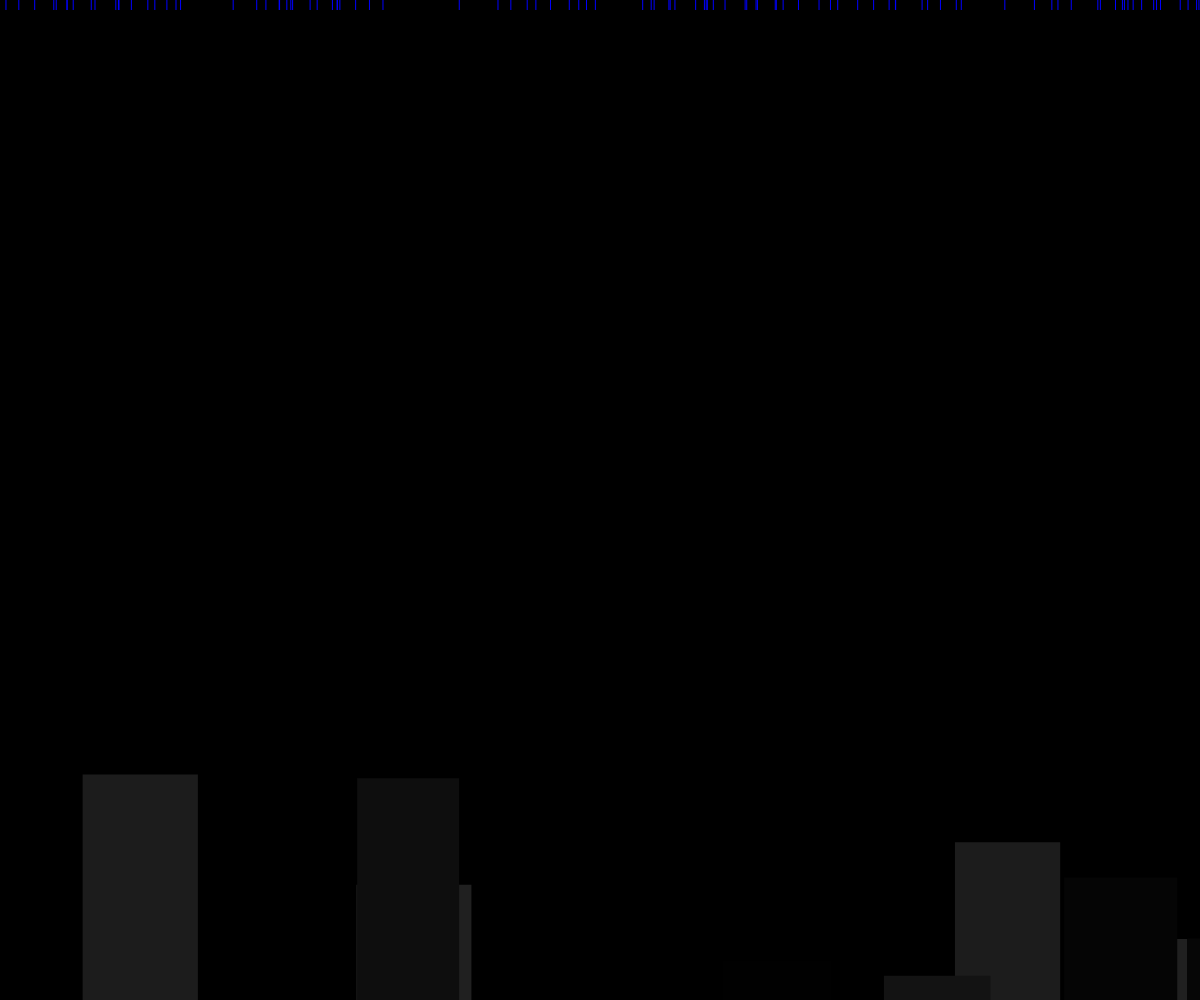
Frame 1 (no input)
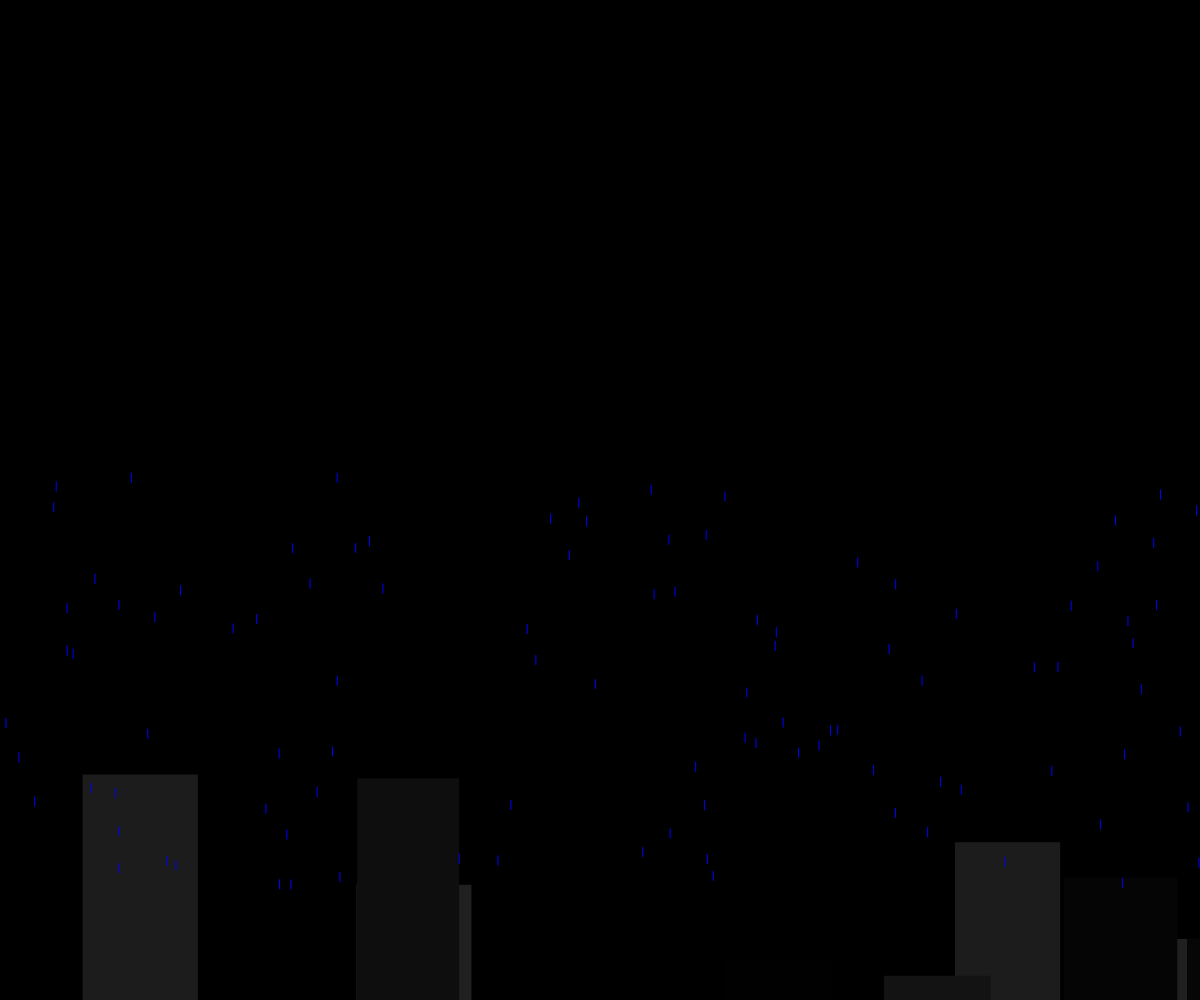
Frame 60 (no input)
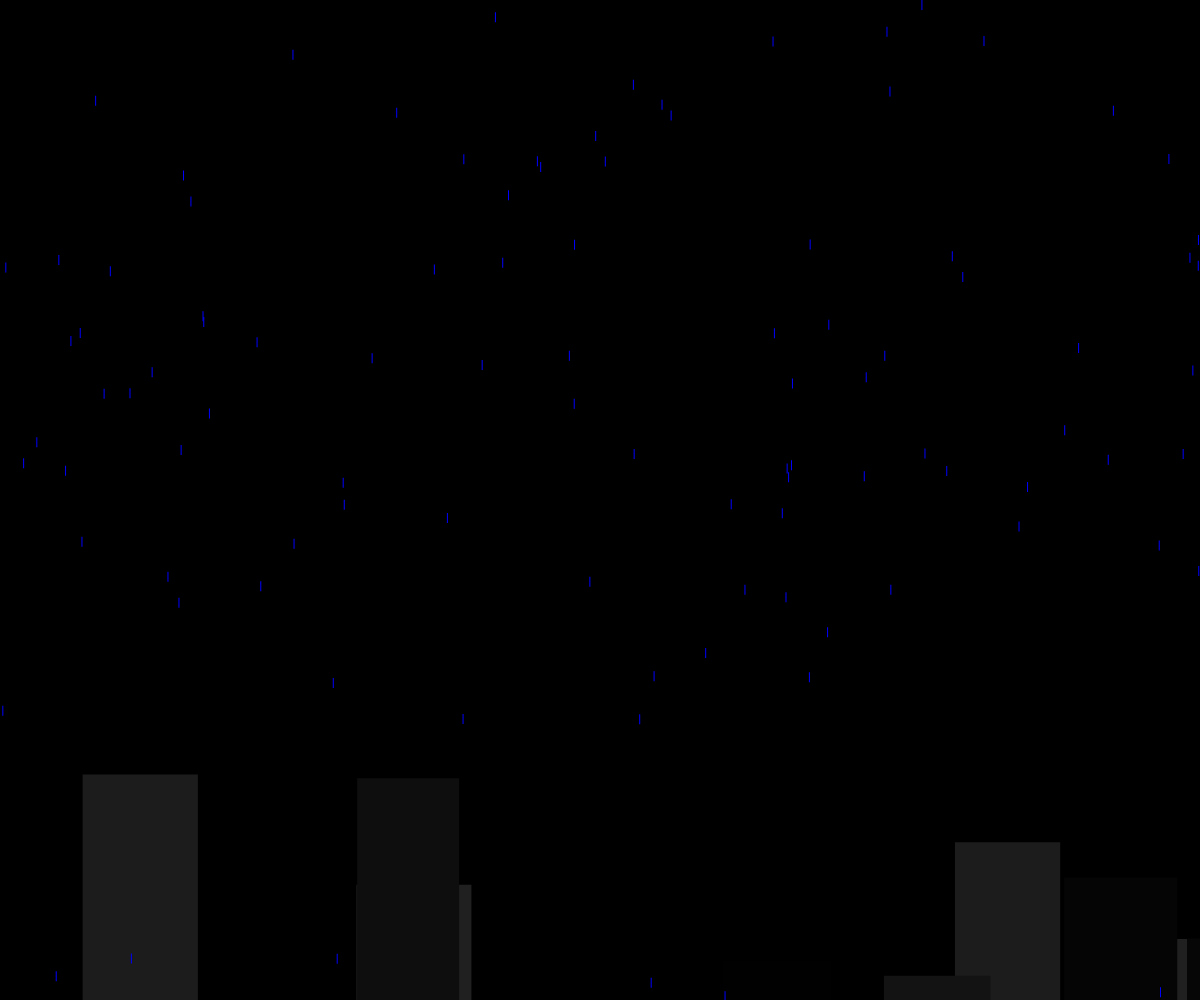
Frame 120 (the mouse pressed at the canvas centre since frame 60)

The p5.js sketch that drew these frames (run headless with seeded random() and noise() and a simulated clock; from frame 60 on, the mouse is pressed at the canvas centre):

// p5.js sketch
// ── sketch.js
let muchasgotas = [];
let edificios = [];
function setup() {
  createCanvas(windowWidth, windowHeight);
  for (i = 0; i < 100; i++) {
    //por cada for instancio un nuevo objeto gota de la clase gotas y lo almaceno en un array
    gota = new gotas(random(width), random(8, 15));
    muchasgotas[i] = gota;
    edificio = new city(
      random(100, width / 10),
      random(height / 3),
      random(40)
    );
    edificios[i] = edificio;
  }
}

function draw() {
  background(0); //120,0,100);
  fill(1000, 1000, 1000);
  noStroke();
  createCity();
  create();
}
function create() {
  for (i = 0; i < 100; i++) {
    muchasgotas[i].show();
    muchasgotas[i].move();
    muchasgotas[i].repeat();
  }
}
function createCity() {
  for (i = 0; i < 10; i++) {
    edificios[i].show();
  }
}

// ── city.js
class city {
  constructor(ancho, alto, colorE) {
    this.altoedificio = alto; //random(100)
    this.anchoedificio = ancho; //random(70)
    this.posx = random(width);
    this.posy = height - this.altoedificio;
    this.coloredificio = colorE;
  }

  show() {
    fill(this.coloredificio);
    rect(this.posx, this.posy, this.anchoedificio, this.altoedificio);
  }
}

// ── gotas.js
class gotas {
  constructor(x, speedY) {
    this.x = x;
    this.y = 0;
    this.speedY = speedY;
  }
  show() {
    fill(0, 0, 255);
    rect(this.x, this.y, 1, 10);
  }
  move() {
    this.y += this.speedY;
  }
  repeat() {
    if (this.y >= height) {
      //console.log("jaja")
      this.y = 0;
      this.x = random(width);
      this.speedY = random(8, 15);
      this.show();
    }
  }
}
